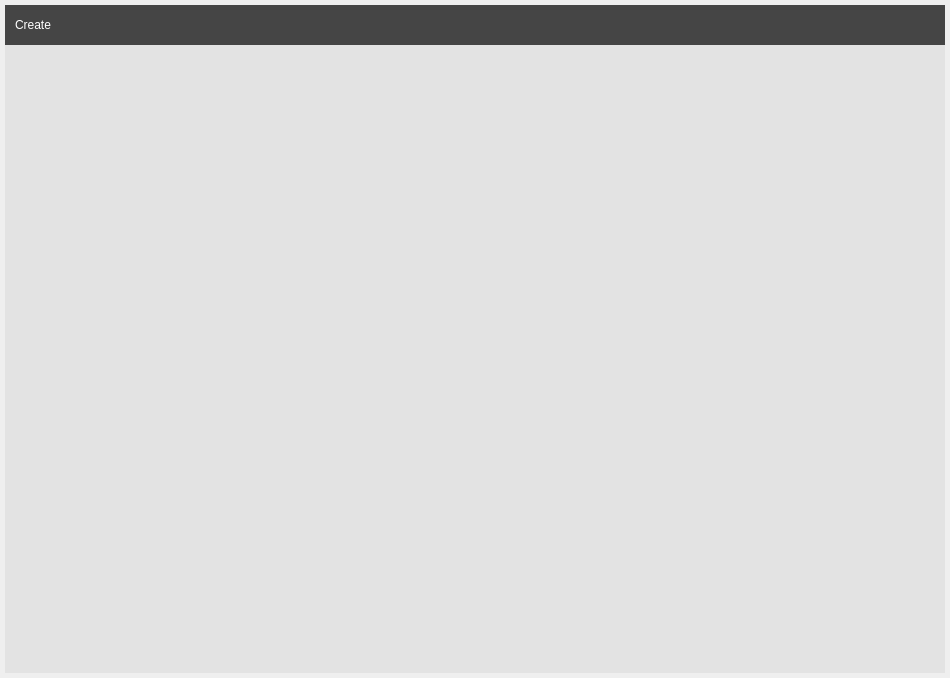
<?xml version="1.0" encoding="UTF-8"?>
<ui version="4.0">
 <class>CreateModelDialog</class>
 <widget class="QWidget" name="CreateModelDialog">
  <property name="geometry">
   <rect>
    <x>0</x>
    <y>0</y>
    <width>950</width>
    <height>678</height>
   </rect>
  </property>
  <property name="windowTitle">
   <string>Dialog</string>
  </property>
  <widget class="QWidget" name="gridWidget" native="true">
   <property name="geometry">
    <rect>
     <x>10</x>
     <y>50</y>
     <width>930</width>
     <height>618</height>
    </rect>
   </property>
   <layout class="QGridLayout" name="gridLayout">
    <property name="leftMargin">
     <number>0</number>
    </property>
    <property name="topMargin">
     <number>0</number>
    </property>
    <property name="rightMargin">
     <number>0</number>
    </property>
    <property name="bottomMargin">
     <number>0</number>
    </property>
    <item row="2" column="5">
     <widget class="QPushButton" name="Btn_Create_PentagonalPrism">
      <property name="minimumSize">
       <size>
        <width>150</width>
        <height>150</height>
       </size>
      </property>
      <property name="maximumSize">
       <size>
        <width>150</width>
        <height>150</height>
       </size>
      </property>
      <property name="styleSheet">
       <string notr="true">QPushButton{
	border-image: url(:/CreateModels/Image/CreateModels/seven_prism.png);
}</string>
      </property>
      <property name="text">
       <string/>
      </property>
      <property name="flat">
       <bool>true</bool>
      </property>
     </widget>
    </item>
    <item row="2" column="3">
     <widget class="QPushButton" name="Btn_Create_PentagonalPyramid">
      <property name="minimumSize">
       <size>
        <width>150</width>
        <height>150</height>
       </size>
      </property>
      <property name="maximumSize">
       <size>
        <width>150</width>
        <height>150</height>
       </size>
      </property>
      <property name="styleSheet">
       <string notr="true">QPushButton{
	border-image: url(:/CreateModels/Image/CreateModels/seven_pyramid.png);
}</string>
      </property>
      <property name="text">
       <string/>
      </property>
      <property name="flat">
       <bool>true</bool>
      </property>
     </widget>
    </item>
    <item row="0" column="6">
     <widget class="QPushButton" name="Btn_Create_TriangularRing">
      <property name="minimumSize">
       <size>
        <width>150</width>
        <height>150</height>
       </size>
      </property>
      <property name="maximumSize">
       <size>
        <width>150</width>
        <height>150</height>
       </size>
      </property>
      <property name="styleSheet">
       <string notr="true">QPushButton{
	border-image: url(:/CreateModels/Image/CreateModels/triangular_ring.png);
}</string>
      </property>
      <property name="text">
       <string/>
      </property>
      <property name="flat">
       <bool>true</bool>
      </property>
     </widget>
    </item>
    <item row="7" column="3">
     <widget class="QPushButton" name="Btn_Create_SevenPyramid">
      <property name="minimumSize">
       <size>
        <width>150</width>
        <height>150</height>
       </size>
      </property>
      <property name="maximumSize">
       <size>
        <width>150</width>
        <height>150</height>
       </size>
      </property>
      <property name="styleSheet">
       <string notr="true">QPushButton{
	border-image: url(:/CreateModels/Image/CreateModels/seven_pyramid.png);
}</string>
      </property>
      <property name="text">
       <string/>
      </property>
      <property name="flat">
       <bool>true</bool>
      </property>
     </widget>
    </item>
    <item row="0" column="2">
     <widget class="QPushButton" name="Btn_Create_Ring">
      <property name="minimumSize">
       <size>
        <width>150</width>
        <height>150</height>
       </size>
      </property>
      <property name="maximumSize">
       <size>
        <width>150</width>
        <height>150</height>
       </size>
      </property>
      <property name="styleSheet">
       <string notr="true">QPushButton{
	border-image: url(:/CreateModels/Image/CreateModels/ring.png);
}</string>
      </property>
      <property name="text">
       <string/>
      </property>
      <property name="flat">
       <bool>true</bool>
      </property>
     </widget>
    </item>
    <item row="0" column="1">
     <widget class="QPushButton" name="Btn_Create_Cylinder">
      <property name="minimumSize">
       <size>
        <width>150</width>
        <height>150</height>
       </size>
      </property>
      <property name="maximumSize">
       <size>
        <width>150</width>
        <height>150</height>
       </size>
      </property>
      <property name="styleSheet">
       <string notr="true">QPushButton{	
	border-image: url(:/CreateModels/Image/CreateModels/cylinder.png);
}</string>
      </property>
      <property name="text">
       <string/>
      </property>
      <property name="flat">
       <bool>true</bool>
      </property>
     </widget>
    </item>
    <item row="0" column="0">
     <widget class="QPushButton" name="Btn_Create_Cone">
      <property name="minimumSize">
       <size>
        <width>150</width>
        <height>150</height>
       </size>
      </property>
      <property name="maximumSize">
       <size>
        <width>150</width>
        <height>150</height>
       </size>
      </property>
      <property name="focusPolicy">
       <enum>Qt::NoFocus</enum>
      </property>
      <property name="contextMenuPolicy">
       <enum>Qt::DefaultContextMenu</enum>
      </property>
      <property name="styleSheet">
       <string notr="true">QPushButton{
	border-image: url(:/CreateModels/Image/CreateModels/cone.png);
	border-left-width: 150;
}</string>
      </property>
      <property name="text">
       <string/>
      </property>
      <property name="flat">
       <bool>true</bool>
      </property>
     </widget>
    </item>
    <item row="2" column="0">
     <widget class="QPushButton" name="Btn_Create_RectangularPyramid">
      <property name="minimumSize">
       <size>
        <width>150</width>
        <height>150</height>
       </size>
      </property>
      <property name="maximumSize">
       <size>
        <width>150</width>
        <height>150</height>
       </size>
      </property>
      <property name="styleSheet">
       <string notr="true">QPushButton{
	border-image: url(:/CreateModels/Image/CreateModels/rectangular_pyramid.png);
}</string>
      </property>
      <property name="text">
       <string/>
      </property>
      <property name="flat">
       <bool>true</bool>
      </property>
     </widget>
    </item>
    <item row="7" column="0">
     <widget class="QPushButton" name="Btn_Create_HexagonalPyramid">
      <property name="minimumSize">
       <size>
        <width>150</width>
        <height>150</height>
       </size>
      </property>
      <property name="maximumSize">
       <size>
        <width>150</width>
        <height>150</height>
       </size>
      </property>
      <property name="styleSheet">
       <string notr="true">QPushButton{
	border-image: url(:/CreateModels/Image/CreateModels/hexagonal_pyramid.png);
}</string>
      </property>
      <property name="text">
       <string/>
      </property>
      <property name="flat">
       <bool>true</bool>
      </property>
     </widget>
    </item>
    <item row="2" column="1">
     <widget class="QPushButton" name="Btn_Create_RectangularPrism">
      <property name="minimumSize">
       <size>
        <width>150</width>
        <height>150</height>
       </size>
      </property>
      <property name="maximumSize">
       <size>
        <width>150</width>
        <height>150</height>
       </size>
      </property>
      <property name="styleSheet">
       <string notr="true">QPushButton{
	border-image: url(:/CreateModels/Image/CreateModels/rectangular_prism.png);
}</string>
      </property>
      <property name="text">
       <string/>
      </property>
      <property name="flat">
       <bool>true</bool>
      </property>
     </widget>
    </item>
    <item row="0" column="3">
     <widget class="QPushButton" name="Btn_Create_TriangularPyramid">
      <property name="sizePolicy">
       <sizepolicy hsizetype="Minimum" vsizetype="Fixed">
        <horstretch>150</horstretch>
        <verstretch>150</verstretch>
       </sizepolicy>
      </property>
      <property name="minimumSize">
       <size>
        <width>150</width>
        <height>150</height>
       </size>
      </property>
      <property name="maximumSize">
       <size>
        <width>150</width>
        <height>150</height>
       </size>
      </property>
      <property name="styleSheet">
       <string notr="true">QPushButton{
	border-image: url(:/CreateModels/Image/CreateModels/triangular_pyramid.png);
}</string>
      </property>
      <property name="text">
       <string/>
      </property>
      <property name="flat">
       <bool>true</bool>
      </property>
     </widget>
    </item>
    <item row="0" column="5">
     <widget class="QPushButton" name="Btn_Create_TriangularPrism">
      <property name="minimumSize">
       <size>
        <width>150</width>
        <height>150</height>
       </size>
      </property>
      <property name="maximumSize">
       <size>
        <width>150</width>
        <height>150</height>
       </size>
      </property>
      <property name="styleSheet">
       <string notr="true">QPushButton{
	border-image: url(:/CreateModels/Image/CreateModels/triangular_prism.png);
}</string>
      </property>
      <property name="text">
       <string/>
      </property>
      <property name="flat">
       <bool>true</bool>
      </property>
     </widget>
    </item>
    <item row="7" column="1">
     <widget class="QPushButton" name="Btn_Create_HexagonalPrism">
      <property name="minimumSize">
       <size>
        <width>150</width>
        <height>150</height>
       </size>
      </property>
      <property name="maximumSize">
       <size>
        <width>150</width>
        <height>150</height>
       </size>
      </property>
      <property name="styleSheet">
       <string notr="true">QPushButton{
	border-image: url(:/CreateModels/Image/CreateModels/hexagonal_prism.png);
}</string>
      </property>
      <property name="text">
       <string/>
      </property>
      <property name="flat">
       <bool>true</bool>
      </property>
     </widget>
    </item>
    <item row="7" column="6">
     <widget class="QPushButton" name="Btn_Create_SevenRing">
      <property name="minimumSize">
       <size>
        <width>150</width>
        <height>150</height>
       </size>
      </property>
      <property name="maximumSize">
       <size>
        <width>150</width>
        <height>150</height>
       </size>
      </property>
      <property name="styleSheet">
       <string notr="true">QPushButton{
	border-image: url(:/CreateModels/Image/CreateModels/seven_ring.png);
}</string>
      </property>
      <property name="text">
       <string/>
      </property>
      <property name="flat">
       <bool>true</bool>
      </property>
     </widget>
    </item>
    <item row="2" column="2">
     <widget class="QPushButton" name="Btn_Create_RectangularRing">
      <property name="minimumSize">
       <size>
        <width>150</width>
        <height>150</height>
       </size>
      </property>
      <property name="maximumSize">
       <size>
        <width>150</width>
        <height>150</height>
       </size>
      </property>
      <property name="focusPolicy">
       <enum>Qt::NoFocus</enum>
      </property>
      <property name="styleSheet">
       <string notr="true">QPushButton{
	border-image: url(:/CreateModels/Image/CreateModels/rectangular_ring.png);
	border-left-width: 150;
}</string>
      </property>
      <property name="text">
       <string/>
      </property>
      <property name="flat">
       <bool>true</bool>
      </property>
     </widget>
    </item>
    <item row="2" column="6">
     <widget class="QPushButton" name="Btn_Create_PentagonalRing">
      <property name="minimumSize">
       <size>
        <width>150</width>
        <height>150</height>
       </size>
      </property>
      <property name="maximumSize">
       <size>
        <width>150</width>
        <height>150</height>
       </size>
      </property>
      <property name="styleSheet">
       <string notr="true">QPushButton{
	border-image: url(:/CreateModels/Image/CreateModels/seven_ring.png);
}</string>
      </property>
      <property name="text">
       <string/>
      </property>
      <property name="flat">
       <bool>true</bool>
      </property>
     </widget>
    </item>
    <item row="7" column="2">
     <widget class="QPushButton" name="Btn_Create_HexangonalRing">
      <property name="minimumSize">
       <size>
        <width>150</width>
        <height>150</height>
       </size>
      </property>
      <property name="maximumSize">
       <size>
        <width>150</width>
        <height>150</height>
       </size>
      </property>
      <property name="styleSheet">
       <string notr="true">QPushButton{
	border-image: url(:/CreateModels/Image/CreateModels/hexagonal_ring.png);
}</string>
      </property>
      <property name="text">
       <string/>
      </property>
      <property name="flat">
       <bool>true</bool>
      </property>
     </widget>
    </item>
    <item row="7" column="5">
     <widget class="QPushButton" name="Btn_Create_SevenPrism">
      <property name="minimumSize">
       <size>
        <width>150</width>
        <height>150</height>
       </size>
      </property>
      <property name="maximumSize">
       <size>
        <width>150</width>
        <height>150</height>
       </size>
      </property>
      <property name="styleSheet">
       <string notr="true">QPushButton{
	border-image: url(:/CreateModels/Image/CreateModels/seven_prism.png);
}</string>
      </property>
      <property name="text">
       <string/>
      </property>
      <property name="flat">
       <bool>true</bool>
      </property>
     </widget>
    </item>
    <item row="8" column="0">
     <widget class="QPushButton" name="Btn_Create_EightPyramid">
      <property name="minimumSize">
       <size>
        <width>150</width>
        <height>150</height>
       </size>
      </property>
      <property name="maximumSize">
       <size>
        <width>150</width>
        <height>150</height>
       </size>
      </property>
      <property name="styleSheet">
       <string notr="true">QPushButton{
	border-image: url(:/CreateModels/Image/CreateModels/eight_pyramid.png);
}</string>
      </property>
      <property name="text">
       <string/>
      </property>
      <property name="flat">
       <bool>true</bool>
      </property>
     </widget>
    </item>
    <item row="8" column="1">
     <widget class="QPushButton" name="Btn_Create_EightPrism">
      <property name="minimumSize">
       <size>
        <width>150</width>
        <height>150</height>
       </size>
      </property>
      <property name="maximumSize">
       <size>
        <width>150</width>
        <height>150</height>
       </size>
      </property>
      <property name="styleSheet">
       <string notr="true">QPushButton{
	border-image: url(:/CreateModels/Image/CreateModels/eight_prism.png);
}</string>
      </property>
      <property name="text">
       <string/>
      </property>
      <property name="flat">
       <bool>true</bool>
      </property>
     </widget>
    </item>
    <item row="8" column="2">
     <widget class="QPushButton" name="Btn_Create_EightRing">
      <property name="minimumSize">
       <size>
        <width>150</width>
        <height>150</height>
       </size>
      </property>
      <property name="maximumSize">
       <size>
        <width>150</width>
        <height>150</height>
       </size>
      </property>
      <property name="styleSheet">
       <string notr="true">QPushButton{
	border-image: url(:/CreateModels/Image/CreateModels/eight_ring.png);
}</string>
      </property>
      <property name="text">
       <string/>
      </property>
      <property name="flat">
       <bool>true</bool>
      </property>
     </widget>
    </item>
    <item row="8" column="3">
     <widget class="QPushButton" name="Btn_Create_Sphere">
      <property name="minimumSize">
       <size>
        <width>150</width>
        <height>150</height>
       </size>
      </property>
      <property name="maximumSize">
       <size>
        <width>150</width>
        <height>150</height>
       </size>
      </property>
      <property name="styleSheet">
       <string notr="true">QPushButton{
	border-image: url(:/CreateModels/Image/CreateModels/sphere.png);
}</string>
      </property>
      <property name="text">
       <string/>
      </property>
      <property name="flat">
       <bool>true</bool>
      </property>
     </widget>
    </item>
   </layout>
  </widget>
  <widget class="DraggableWidget" name="header" native="true">
   <property name="geometry">
    <rect>
     <x>5</x>
     <y>5</y>
     <width>940</width>
     <height>40</height>
    </rect>
   </property>
   <property name="styleSheet">
    <string notr="true">background-color:transparent</string>
   </property>
   <widget class="QLabel" name="label">
    <property name="geometry">
     <rect>
      <x>10</x>
      <y>0</y>
      <width>91</width>
      <height>40</height>
     </rect>
    </property>
    <property name="styleSheet">
     <string notr="true">QLabel{
	font: 14px &quot;Arial&quot;;
	color: rgb(255, 255, 255);
}</string>
    </property>
    <property name="text">
     <string>Create</string>
    </property>
   </widget>
   <widget class="QPushButton" name="close">
    <property name="geometry">
     <rect>
      <x>910</x>
      <y>5</y>
      <width>26</width>
      <height>26</height>
     </rect>
    </property>
    <property name="styleSheet">
     <string notr="true">background-image: url(:/Dialog/Image/Dialog/close.png);</string>
    </property>
    <property name="text">
     <string/>
    </property>
    <property name="flat">
     <bool>true</bool>
    </property>
   </widget>
  </widget>
  <widget class="QWidget" name="header_background" native="true">
   <property name="geometry">
    <rect>
     <x>5</x>
     <y>5</y>
     <width>940</width>
     <height>40</height>
    </rect>
   </property>
   <property name="styleSheet">
    <string notr="true">background-color: rgb(69, 69, 69);
</string>
   </property>
  </widget>
  <widget class="QWidget" name="background" native="true">
   <property name="geometry">
    <rect>
     <x>5</x>
     <y>5</y>
     <width>940</width>
     <height>668</height>
    </rect>
   </property>
   <property name="styleSheet">
    <string notr="true">#background{
	background-color:rgb(227, 227, 227);
}</string>
   </property>
  </widget>
  <zorder>background</zorder>
  <zorder>header_background</zorder>
  <zorder>gridWidget</zorder>
  <zorder>header</zorder>
 </widget>
 <customwidgets>
  <customwidget>
   <class>DraggableWidget</class>
   <extends>QWidget</extends>
   <header>draggablewidget.h</header>
   <container>1</container>
  </customwidget>
 </customwidgets>
 <resources/>
 <connections/>
</ui>
